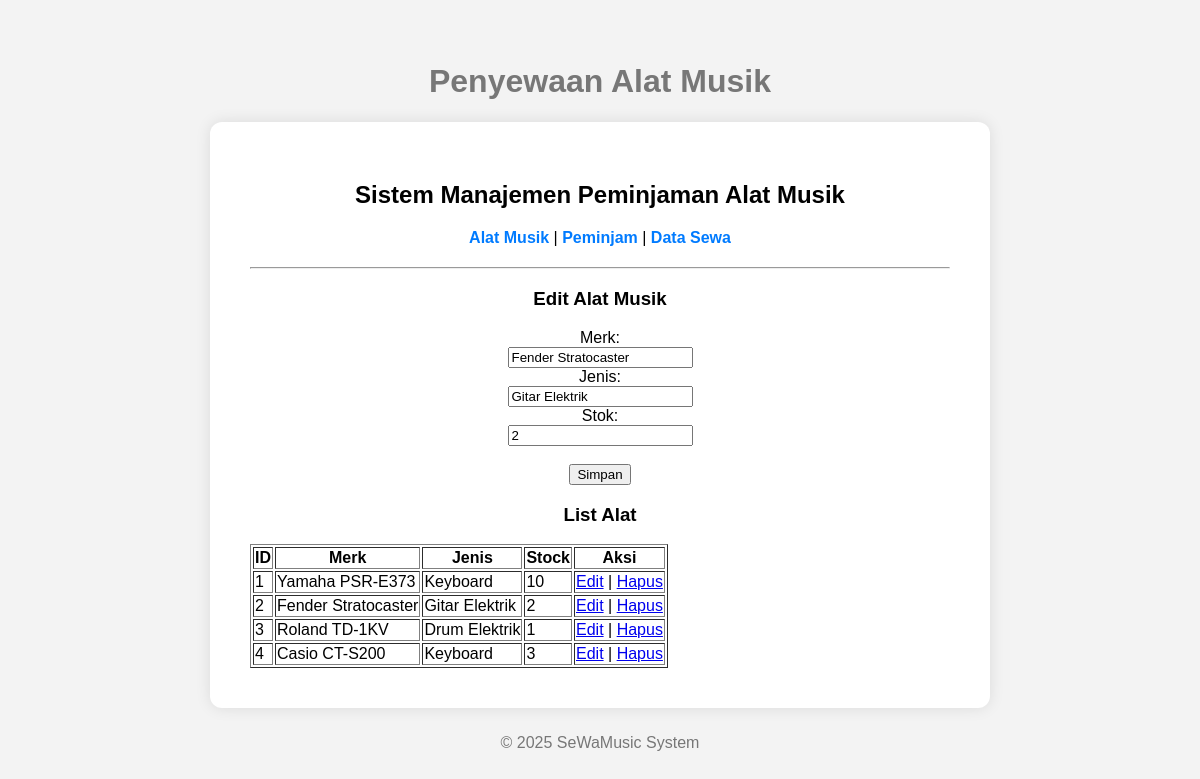
The app's page /?page=alat&edit=2 with its own data.
### tables this page shows
CREATE TABLE `alat_musik` (
  `id_alat` int(11) NOT NULL,
  `merk` varchar(100) NOT NULL,
  `jenis` varchar(100) NOT NULL,
  `stok` int(11) NOT NULL
);

### config/db.php (called while the page is built, shortened)
<?php
class Database {
    private $host = "localhost";
    private $username = "root";
    private $password = "";
    private $dbname = "peminjaman_alat_musik";
    public function __construct() {
        try {
            $this->conn = new PDO("mysql:host=$this->host;dbname=$this->dbname", $this->username, $this->password);
        } catch (PDOException $e) {
            echo "Connection failed: " . $e->getMessage();
        }
    }
}
?>

### class/Alatmusik.php (called while the page is built, shortened)
<?php
require_once 'config/db.php';
class Alatmusik {
    private $db;
    public function __construct(){
        $this->db = (new Database()) ->conn;
    }
    public function getAlatId($id) {
    $stmt = $this->db->prepare("SELECT * FROM alat_musik WHERE id_alat = ?");
    $stmt->execute([$id]);
    return $stmt->fetch(PDO::FETCH_ASSOC);
}
    public function tampilkanAlat(){
        $stmt = $this->db->query("SELECT * FROM alat_musik");
        return $stmt->fetchAll(PDO::FETCH_ASSOC);
    }
}
?>

### view/alat_musik.php (the view, shortened to what this page needs)
<?php
$editAlat = null;
if(isset($_GET['edit'])){
    $id = $_GET['edit'];
    $editAlat = $alat->getAlatId($id);
}
?>
<hr>
<h3><?= $editAlat ? 'Edit' : 'Tambah' ?> Alat Musik</h3>
<form method="POST">
    <label>Merk:</label><br>
    <input type="text" name="merk" value="<?= $editAlat['merk'] ?? '' ?>" required><br>
    <label>Jenis:</label><br>
    <input type="text" name="jenis" value="<?= $editAlat['jenis'] ?? '' ?>" required><br>
    <label>Stok:</label><br>
    <input type="number" name="stok" value="<?= $editAlat['stok'] ?? '' ?>" required><br><br>
    <button type="submit" name="<?= $editAlat ? 'update' : 'tambah' ?>">
        <?= $editAlat ? 'Simpan' : 'Tambah' ?>
    </button>
</form>
<h3>List Alat</h3>
<table border="1">
    <tr>
        <th>ID</th>
        <th>Merk</th>
        <th>Jenis</th>
        <th>Stock</th>
        <th>Aksi</th>
    </tr>
    <?php foreach ($alat->tampilkanAlat() as $a): ?>
    <tr>
        <td><?= $a['id_alat'] ?></td>
        <td><?= $a['merk'] ?></td>
        <td><?= $a['jenis'] ?></td>
        <td><?= $a['stok'] ?></td>
        <td>
             <a href="?page=alat&edit=<?= $a['id_alat'] ?>">Edit</a> |
            <a href="?page=alat&hapus=<?= $a['id_alat'] ?>" onclick="return confirm('Yakin hapus data ini?')">Hapus</a>
        </td>
    </tr>
    <?php endforeach; ?>
</table>

### style.css (style rules this page uses)
html, body { height: 100%; margin: 0; font-family: Arial, sans-serif; background-color: #f3f3f3; display: flex; flex-direction: column; justify-content: center; align-items: center; }

### records on screen
alat_musik: merk "Fender Stratocaster", jenis "Gitar Elektrik", stok "2", id_alat "2"
alat_musik: id_alat "1", merk "Yamaha PSR-E373", jenis "Keyboard", stok "10"
alat_musik: id_alat "3", merk "Roland TD-1KV", jenis "Drum Elektrik", stok "1"
alat_musik: id_alat "4", merk "Casio CT-S200", jenis "Keyboard", stok "3"
